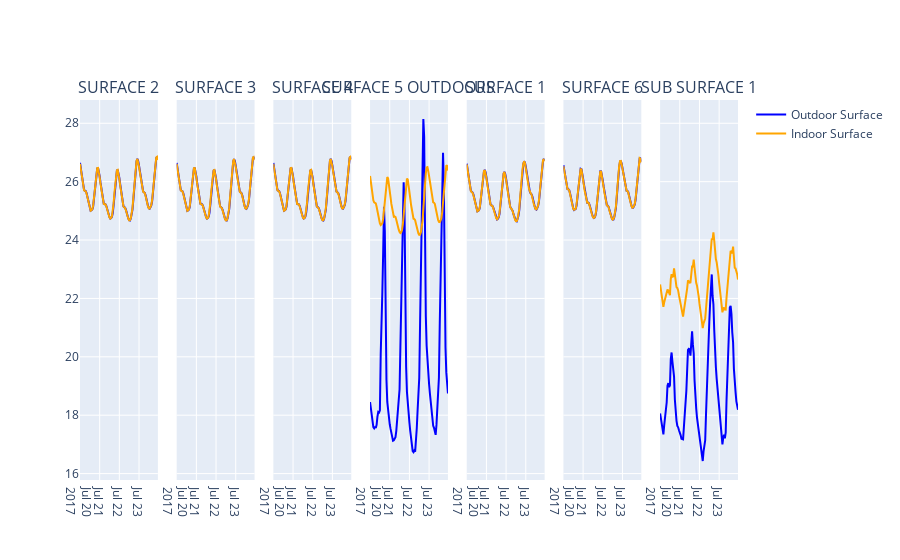

The notebook cell this image was saved under:
### Code cell
fig = make_subplots(rows=1, cols=7, shared_yaxes=True, subplot_titles=surf_names
)

for ix, (outs, ins) in enumerate(zip(out_surf, in_surf)):
    showlegendbool = True if ix == 0 else False

    fig.add_trace(go.Scatter(
    x=outs.filter_by_analysis_period(exp01_ap).datetimes,
    y=outs.filter_by_analysis_period(exp01_ap).values,
    name="Outdoor Surface",
    showlegend=showlegendbool,
    marker_color="blue"
    ), row=1, col=ix+1)

    fig.add_trace(go.Scatter(
    x=ins.filter_by_analysis_period(exp01_ap).datetimes,
    y=ins.filter_by_analysis_period(exp01_ap).values,
    name="Indoor Surface",
    showlegend=showlegendbool,
    marker_color="orange",
    ), row=1, col=ix+1)
fig.show()
